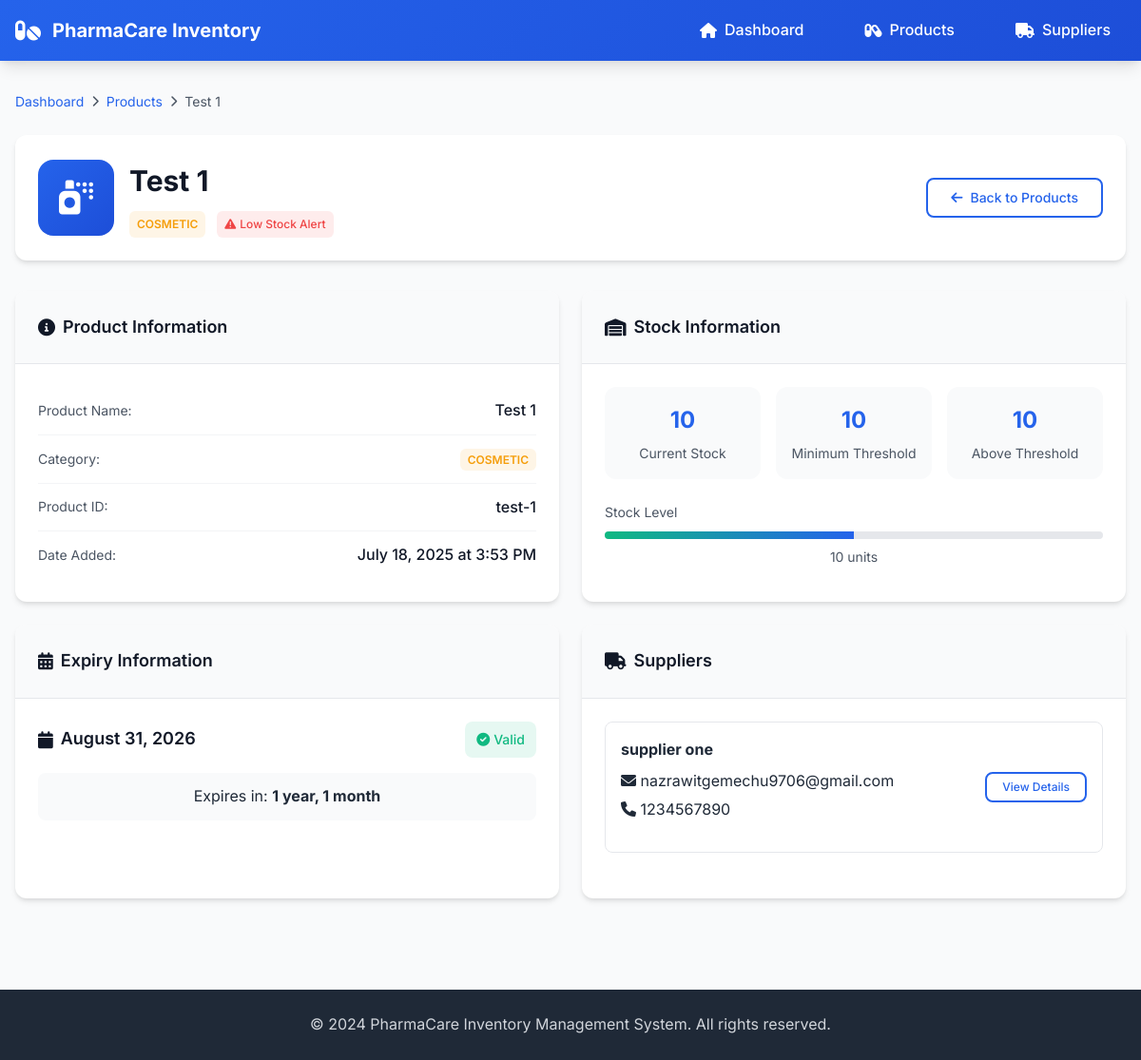
Page /inventory/products/test-1 on the earlier database version.
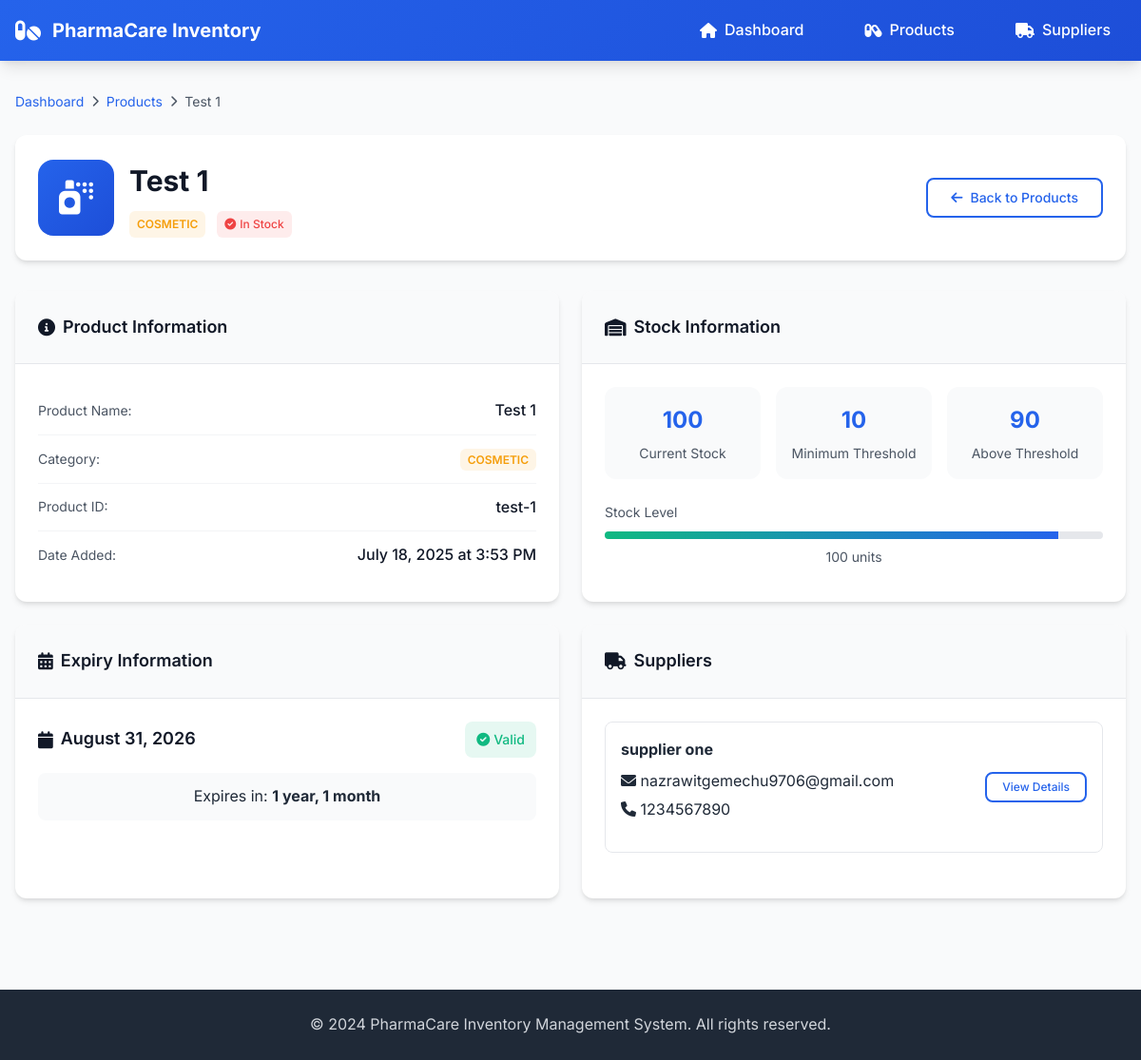
Same page on the later database version.
### inventory/models.py (models this page shows, shortened)
class Product(models.Model):
    product_name = models.CharField(max_length=25)
    CATEGORY_CHOICES = [('medicine','Medicine'),('cosmetic','Cosmetic')]
    category = models.CharField(max_length = 10,choices=CATEGORY_CHOICES)
    quantity = models.PositiveIntegerField()
    threshold = models.PositiveIntegerField()
    expiry_date = models.DateField()
    created_at = models.DateTimeField(auto_now_add=True)
    supplier= models.ManyToManyField(Supplier)
    slug = models.SlugField(default = "", null = False,db_index=True)

### inventory/views.py (the view)
# urls.py: path("products/<slug>", views.product_detail, name="product_detail"),
def product_detail(request,slug):
    product = Product.objects.get(slug=slug)
    if product.quantity < product.threshold or product.quantity == product.threshold:
        above_threshold = product.quantity
        stock=False
    else:
        above_threshold=product.quantity - product.threshold
        stock=True
    return render(request,"inventory/product-detail.html",{
        "product":product,
        "threshold": above_threshold,
        "stock":stock
    })

### inventory/templates/inventory/product-detail.html (shortened to what the changed rows need)
{% extends "inventory/base.html" %}
{% block content %}
<div class="product-detail-container">
    <div class="breadcrumb">
        <a href="">Dashboard</a>
        <i class="fas fa-chevron-right"></i>
        <a href="{% url 'inventory:products' %}">Products</a>
        <i class="fas fa-chevron-right"></i>
        <span>{{ product.product_name }}</span>
    </div>
    <div class="product-detail-header">
        <div class="product-title-section">
            <div class="product-title-info">
                <h1 class="product-title">{{ product.product_name }}</h1>
                <div class="product-badges">
                    <span class="category-badge {{ product.category|lower }}">
                        {{ product.category|title }}
                    </span>
                    <span class="stock-status {% if not sotck%}low-stock{% else %}in-stock{% endif %}">
                        {% if not stock%}
                            <i class="fas fa-exclamation-triangle"></i>
                            Low Stock Alert
                        {% else %}
                            <i class="fas fa-check-circle"></i>
                            In Stock
                        {% endif %}
                    </span>
                </div>
            </div>
        </div>
    </div>
    <div class="product-detail-content">
        <div class="detail-grid">
            <div class="detail-card">
                <div class="card-content">
                    <div class="detail-row">
                        <span class="detail-label">Product Name:</span>
                        <span class="detail-value">{{ product.product_name }}</span>
                    </div>
                    <div class="detail-row">
                        <span class="detail-value">
                            <span class="category-badge {{ product.category|lower }}">
                                {{ product.category|title }}
                            </span>
                        </span>
                    </div>
                    <div class="detail-row">
                        <span class="detail-label">Product ID:</span>
                        <span class="detail-value">{{ product.slug }}</span>
                    </div>
                    <div class="detail-row">
                        <span class="detail-label">Date Added:</span>
                        <span class="detail-value">{{ product.created_at|date:"F d, Y \a\t g:i A" }}</span>
                    </div>
                </div>
            </div>
            <div class="detail-card">
                <div class="card-content">
                    <div class="stock-overview">
                        <div class="stock-item">
                            <div class="stock-number">{{ product.quantity }}</div>
                            <div class="stock-label">Current Stock</div>
                        </div>
                        <div class="stock-item">
                            <div class="stock-number">{{ product.threshold }}</div>
                            <div class="stock-label">Minimum Threshold</div>
                        </div>
                        <div class="stock-item">
                            <div class="stock-number">
                               {{threshold}}
                            </div>
                            <div class="stock-label">Above Threshold</div>
                        </div>
                    </div>
                    <div class="stock-progress">
                        <div class="progress-bar">
                            <div class="progress-fill" style="width: {% widthratio product.quantity product.threshold|add:product.quantity 100 %}%"></div>
                        </div>
                        <div class="progress-info">
                            <span>{{ product.quantity }} units</span>
                        </div>
                    </div>
                </div>
            </div>
            <div class="detail-card">
                <div class="card-content">
                    <div class="expiry-info">
                        <div class="expiry-date">
                            <i class="fas fa-calendar"></i>
                            <span>{{ product.expiry_date|date:"F d, Y" }}</span>
                        </div>
                            {% now "Y-m-d" as today %}
                    </div>
                    <div class="expiry-countdown">
                        {% if product.expiry_date|date:"Y-m-d" >= today %}
                            <p>Expires in: <strong>{{ product.expiry_date|timeuntil }}</strong></p>
                        {% else %}
                            <p>Expired: <strong>{{ product.expiry_date|timesince }} ago</strong></p>
                        {% endif %}
                    </div>
                </div>
            </div>
        </div>
    </div>
</div>
{% endblock %}

Differences in the rows shown:
changed Product "Test 1": quantity "10" → "100"
Other differences:
{{ threshold }}: "10" → "90"
text no longer shown: "Low Stock Alert"
text now shown: "In Stock"
